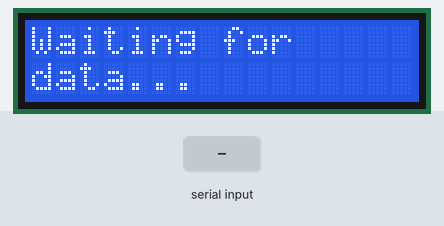
Bench run of a sketch on a simulated Arduino Uno, built with avr-gcc and run on an emulated ATmega328P. Parts: 16×2 character LCD. The inputs (shaded band) are chosen by the test bench.

Above: at 1.2 s.
1.3 s: "1\n" received over Serial
At 1.8 s:
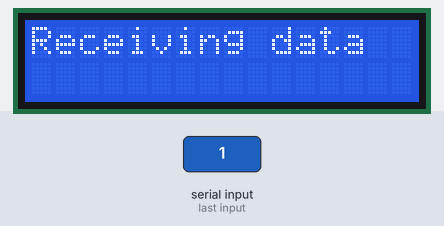
5.8 s: "0\n" received over Serial
7.3 s: "2\n" received over Serial
At 10.7 s:
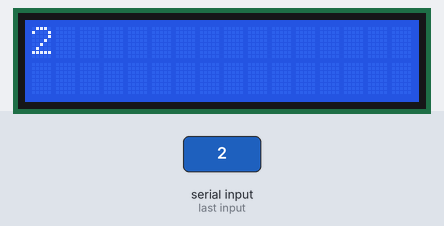
Timing chart, 0 to 12.2 s (numbered marks = the images above; inputs shaded):
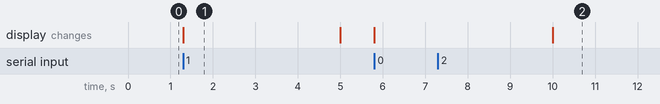

Measured:
- after the input at 1.3 s, the display: changes at once (image 1)
- what the display in image 1 shows lasts 3.7 s, from 1.3 s to 5.0 s

The sketch:

NextTransit.ino
```cpp
#include <LiquidCrystal.h>

LiquidCrystal lcd(12, 11, 5, 4, 3, 2);
String busData[2] = {"", ""};
String trainData[2] = {"", ""};
bool displayBus = true;
unsigned long previousMillis = 0;
const long interval = 5000; // interval at which to switch display (milliseconds)
bool dataReceived = false;

void setup() {
  Serial.begin(9600);
  lcd.begin(16, 2); // Initialize LCD: 16 columns, 2 rows
  lcd.clear();
  lcd.print("Waiting for");
  lcd.setCursor(0, 1);
  lcd.print("data...");
}

void loop() {
  if (Serial.available()) {
    dataReceived = true;
    lcd.clear();
    lcd.print("Receiving data");
    delay(1000);

    // Read bus data
    for (int i = 0; i < 2; i++) {
      if (Serial.available()) {
        busData[i] = Serial.readStringUntil('\n');
        busData[i].trim();
      }
    }

    // Read train data
    for (int i = 0; i < 2; i++) {
      if (Serial.available()) {
        trainData[i] = Serial.readStringUntil('\n');
        trainData[i].trim();
      }
    }
  }

  unsigned long currentMillis = millis();

  if (dataReceived) {
    if (currentMillis - previousMillis >= interval) {
      previousMillis = currentMillis;
      displayBus = !displayBus;
      lcd.clear();
      if (displayBus) {
        lcd.setCursor(0, 0);
        lcd.print(busData[0]);
        lcd.setCursor(0, 1);
        lcd.print(busData[1]);
      } else {
        lcd.setCursor(0, 0);
        lcd.print(trainData[0]);
        lcd.setCursor(0, 1);
        lcd.print(trainData[1]);
      }
    }
  } else {
    // If no data received, display waiting message
    lcd.setCursor(0, 0);
    lcd.print("Waiting for");
    lcd.setCursor(0, 1);
    lcd.print("data...");
  }
}
```
